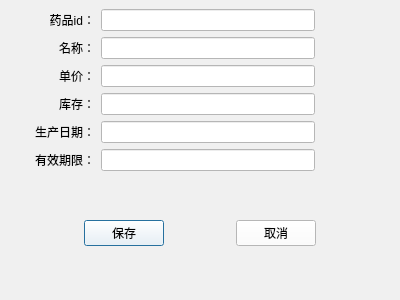
<?xml version="1.0" encoding="UTF-8"?>
<ui version="4.0">
 <class>Dlg_AddMedicine</class>
 <widget class="QDialog" name="Dlg_AddMedicine">
  <property name="geometry">
   <rect>
    <x>0</x>
    <y>0</y>
    <width>400</width>
    <height>300</height>
   </rect>
  </property>
  <property name="minimumSize">
   <size>
    <width>400</width>
    <height>300</height>
   </size>
  </property>
  <property name="maximumSize">
   <size>
    <width>400</width>
    <height>300</height>
   </size>
  </property>
  <property name="windowTitle">
   <string/>
  </property>
  <property name="styleSheet">
   <string notr="true">background-color: rgb(240, 240, 240);</string>
  </property>
  <layout class="QGridLayout" name="gridLayout_2">
   <property name="leftMargin">
    <number>9</number>
   </property>
   <property name="topMargin">
    <number>9</number>
   </property>
   <property name="rightMargin">
    <number>9</number>
   </property>
   <property name="spacing">
    <number>6</number>
   </property>
   <item row="0" column="2">
    <widget class="QLineEdit" name="le_id">
     <property name="styleSheet">
      <string notr="true">background-color: rgb(255, 255, 255);</string>
     </property>
    </widget>
   </item>
   <item row="0" column="3">
    <spacer name="horizontalSpacer">
     <property name="orientation">
      <enum>Qt::Horizontal</enum>
     </property>
     <property name="sizeType">
      <enum>QSizePolicy::Minimum</enum>
     </property>
     <property name="sizeHint" stdset="0">
      <size>
       <width>70</width>
       <height>20</height>
      </size>
     </property>
    </spacer>
   </item>
   <item row="5" column="2">
    <widget class="QLineEdit" name="le_expiryDate">
     <property name="styleSheet">
      <string notr="true">background-color: rgb(255, 255, 255);</string>
     </property>
    </widget>
   </item>
   <item row="4" column="1">
    <widget class="QLabel" name="label_5">
     <property name="minimumSize">
      <size>
       <width>80</width>
       <height>0</height>
      </size>
     </property>
     <property name="text">
      <string>生产日期：</string>
     </property>
     <property name="alignment">
      <set>Qt::AlignRight|Qt::AlignTrailing|Qt::AlignVCenter</set>
     </property>
    </widget>
   </item>
   <item row="6" column="0" colspan="4">
    <widget class="QWidget" name="widget" native="true">
     <layout class="QGridLayout" name="gridLayout">
      <item row="0" column="2">
       <spacer name="horizontalSpacer_2">
        <property name="orientation">
         <enum>Qt::Horizontal</enum>
        </property>
        <property name="sizeHint" stdset="0">
         <size>
          <width>40</width>
          <height>20</height>
         </size>
        </property>
       </spacer>
      </item>
      <item row="0" column="0">
       <spacer name="horizontalSpacer_3">
        <property name="orientation">
         <enum>Qt::Horizontal</enum>
        </property>
        <property name="sizeHint" stdset="0">
         <size>
          <width>40</width>
          <height>20</height>
         </size>
        </property>
       </spacer>
      </item>
      <item row="0" column="1">
       <widget class="QPushButton" name="btn_save">
        <property name="styleSheet">
         <string notr="true">background-color: rgb(255, 255, 255);</string>
        </property>
        <property name="text">
         <string>保存</string>
        </property>
        <property name="autoDefault">
         <bool>true</bool>
        </property>
       </widget>
      </item>
      <item row="0" column="4">
       <spacer name="horizontalSpacer_4">
        <property name="orientation">
         <enum>Qt::Horizontal</enum>
        </property>
        <property name="sizeHint" stdset="0">
         <size>
          <width>40</width>
          <height>20</height>
         </size>
        </property>
       </spacer>
      </item>
      <item row="0" column="3">
       <widget class="QPushButton" name="btn_cancel">
        <property name="styleSheet">
         <string notr="true">background-color: rgb(255, 255, 255);</string>
        </property>
        <property name="text">
         <string>取消</string>
        </property>
       </widget>
      </item>
     </layout>
    </widget>
   </item>
   <item row="2" column="2">
    <widget class="QLineEdit" name="le_unitprice">
     <property name="styleSheet">
      <string notr="true">background-color: rgb(255, 255, 255);</string>
     </property>
    </widget>
   </item>
   <item row="4" column="2">
    <widget class="QLineEdit" name="le_productionDate">
     <property name="styleSheet">
      <string notr="true">background-color: rgb(255, 255, 255);</string>
     </property>
    </widget>
   </item>
   <item row="3" column="1">
    <widget class="QLabel" name="label_4">
     <property name="minimumSize">
      <size>
       <width>80</width>
       <height>0</height>
      </size>
     </property>
     <property name="text">
      <string>库存：</string>
     </property>
     <property name="alignment">
      <set>Qt::AlignRight|Qt::AlignTrailing|Qt::AlignVCenter</set>
     </property>
    </widget>
   </item>
   <item row="2" column="1">
    <widget class="QLabel" name="label_3">
     <property name="minimumSize">
      <size>
       <width>80</width>
       <height>0</height>
      </size>
     </property>
     <property name="text">
      <string>单价：</string>
     </property>
     <property name="alignment">
      <set>Qt::AlignRight|Qt::AlignTrailing|Qt::AlignVCenter</set>
     </property>
    </widget>
   </item>
   <item row="1" column="2">
    <widget class="QLineEdit" name="le_name">
     <property name="styleSheet">
      <string notr="true">background-color: rgb(255, 255, 255);</string>
     </property>
    </widget>
   </item>
   <item row="5" column="1">
    <widget class="QLabel" name="label_6">
     <property name="minimumSize">
      <size>
       <width>80</width>
       <height>0</height>
      </size>
     </property>
     <property name="text">
      <string>有效期限：</string>
     </property>
     <property name="alignment">
      <set>Qt::AlignRight|Qt::AlignTrailing|Qt::AlignVCenter</set>
     </property>
    </widget>
   </item>
   <item row="1" column="1">
    <widget class="QLabel" name="label_2">
     <property name="minimumSize">
      <size>
       <width>80</width>
       <height>0</height>
      </size>
     </property>
     <property name="text">
      <string>名称：</string>
     </property>
     <property name="alignment">
      <set>Qt::AlignRight|Qt::AlignTrailing|Qt::AlignVCenter</set>
     </property>
    </widget>
   </item>
   <item row="3" column="2">
    <widget class="QLineEdit" name="le_stock">
     <property name="styleSheet">
      <string notr="true">background-color: rgb(255, 255, 255);</string>
     </property>
    </widget>
   </item>
   <item row="0" column="1">
    <widget class="QLabel" name="label">
     <property name="minimumSize">
      <size>
       <width>80</width>
       <height>0</height>
      </size>
     </property>
     <property name="text">
      <string>药品id：</string>
     </property>
     <property name="alignment">
      <set>Qt::AlignRight|Qt::AlignTrailing|Qt::AlignVCenter</set>
     </property>
    </widget>
   </item>
  </layout>
 </widget>
 <tabstops>
  <tabstop>le_id</tabstop>
  <tabstop>le_name</tabstop>
  <tabstop>le_unitprice</tabstop>
  <tabstop>le_stock</tabstop>
  <tabstop>le_productionDate</tabstop>
  <tabstop>le_expiryDate</tabstop>
  <tabstop>btn_save</tabstop>
  <tabstop>btn_cancel</tabstop>
 </tabstops>
 <resources/>
 <connections/>
</ui>
